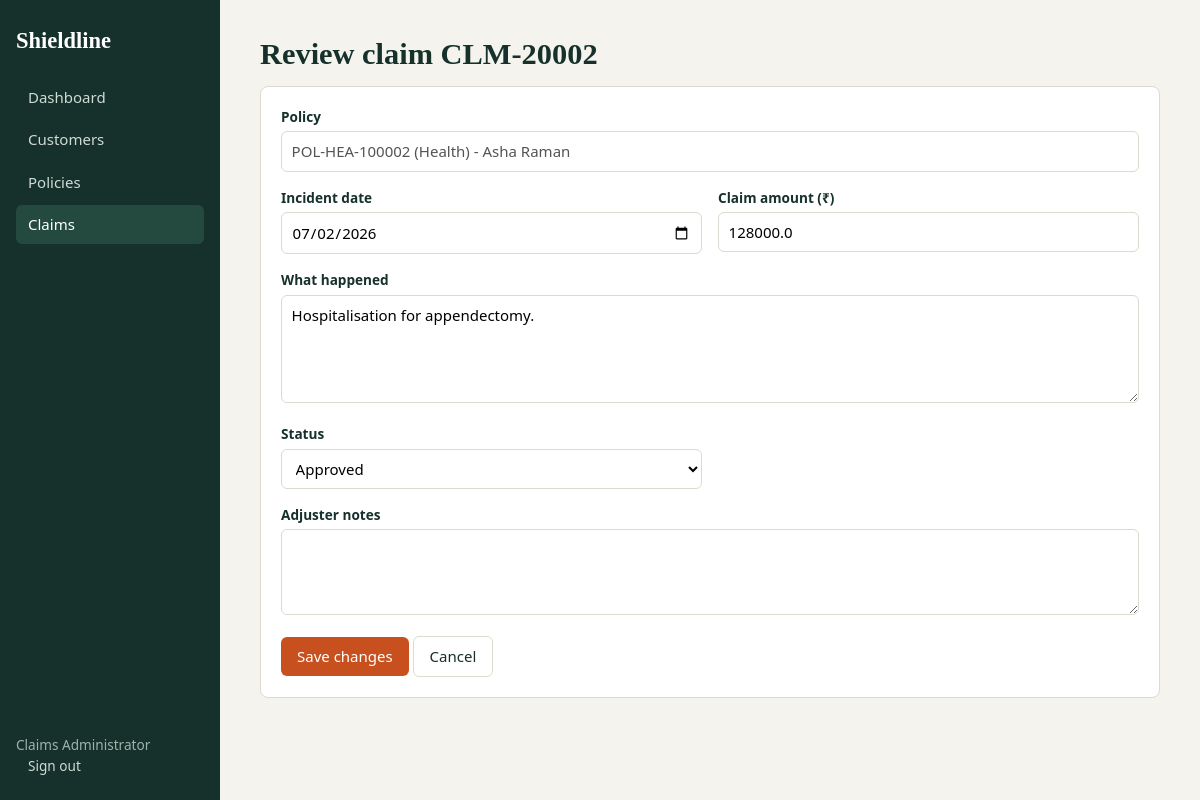
Screenshot of /claims/2/edit (signed in) with the database file from the repository.
### tables this page shows
CREATE TABLE claims(id INTEGER PRIMARY KEY, claim_no TEXT UNIQUE, policy_id INTEGER NOT NULL REFERENCES policies(id),
  incident_date TEXT, description TEXT, amount REAL, status TEXT DEFAULT 'Submitted', adjuster_notes TEXT, filed_on TEXT);

CREATE TABLE policies(id INTEGER PRIMARY KEY, policy_no TEXT UNIQUE, customer_id INTEGER NOT NULL REFERENCES customers(id),
  line TEXT, coverage REAL, premium REAL, start_date TEXT, end_date TEXT, status TEXT DEFAULT 'Active', notes TEXT);

CREATE TABLE customers(id INTEGER PRIMARY KEY, name TEXT NOT NULL, email TEXT, phone TEXT, dob TEXT, address TEXT, city TEXT);

### app.py (the view)
@app.route("/claims/<int:cid>/edit", methods=["GET", "POST"])
@login_required
def claim_edit(cid):
    c = q("""SELECT c.*, p.policy_no, p.line, cu.name FROM claims c JOIN policies p ON p.id=c.policy_id
             JOIN customers cu ON cu.id=p.customer_id WHERE c.id=?""", (cid,), one=True)
    return claim_form(c) if c else ("", 404)

### app.py (called while the page is built, shortened)
def db():
    if "db" not in g:
        g.db = sqlite3.connect(DB)
        g.db.row_factory = sqlite3.Row
        g.db.execute("PRAGMA foreign_keys=ON")
    return g.db

def q(sql, args=(), one=False):
    cur = db().execute(sql, args)
    rows = cur.fetchall()
    db().commit()
    return (rows[0] if rows else None) if one else rows

def login_required(f):
    @wraps(f)
    def w(*a, **k):
        if "user" not in session:
            return redirect(url_for("login", next=request.path))
        return f(*a, **k)
    return w

@app.context_processor
def ctx():
    return dict(LINES=LINES, POLICY_STATUS=POLICY_STATUS, CLAIM_STATUS=CLAIM_STATUS)

def claim_form(c=None):
    pols = q("""SELECT p.id, p.policy_no, p.line, p.coverage, cu.name FROM policies p JOIN customers cu ON cu.id=p.customer_id
                WHERE p.status='Active' ORDER BY cu.name""")
    return render_template("claim_form.html", c=c or request.form or {"policy_id": request.args.get("policy_id", type=int)},
                           pols=pols, editing=bool(c))

### templates/claim_form.html
{% extends "base.html" %}{% block title %}Claim{% endblock %}{% block body %}
<h1>{{ 'Review claim ' ~ c.claim_no if editing else 'File a claim' }}</h1>
<form method="post" class="card f">
<div class="full"><label>Policy</label>{% if editing %}<input value="{{ c.policy_no }} ({{ c.line }}) - {{ c.name }}" disabled>{% else %}<select name="policy_id" required><option value="">Choose an active policy</option>
{% for p in pols %}<option value="{{ p.id }}" {{ 'selected' if p.id|string==(c.policy_id|string) }}>{{ p.policy_no }} - {{ p.name }} ({{ p.line }}, cover {{ p.coverage|money }})</option>{% endfor %}</select>{% endif %}</div>
<div><label>Incident date</label><input type="date" name="incident_date" value="{{ c.incident_date }}" required></div>
<div><label>Claim amount (₹)</label><input type="number" min="1" name="amount" value="{{ c.amount }}" required></div>
<div class="full"><label>What happened</label><textarea name="description" rows="4" required>{{ c.description or '' }}</textarea></div>
{% if editing %}<div><label>Status</label><select name="status">{% for s in CLAIM_STATUS %}<option {{ 'selected' if s==c.status }}>{{ s }}</option>{% endfor %}</select></div>
<div class="full"><label>Adjuster notes</label><textarea name="adjuster_notes" rows="3">{{ c.adjuster_notes or '' }}</textarea></div>{% endif %}
<div class="full"><button class="btn">{{ 'Save changes' if editing else 'Submit claim' }}</button> <a class="btn alt" href="{{ url_for('claims') }}">Cancel</a></div></form>{% endblock %}

### static/style.css (style rules this page uses)
:root { --ink:#16302b;--paper:#f4f3ee;--card:#fff;--line:#dcdacf;--accent:#c8501e;--muted:#667570;--ok:#1d7a4d;--bad:#b3261e }
* { box-sizing:border-box }
body { margin:0;font:15px/1.5 "Segoe UI",system-ui,sans-serif;color:var(--ink);background:var(--paper) }
h1,h2,h3 { font-family:Georgia,"Times New Roman",serif;margin:0 0 .5rem }
h1 { font-size:1.9rem }
a { color:var(--accent) }
.card { background:var(--card);border:1px solid var(--line);border-radius:8px;padding:1.25rem;margin-bottom:1.25rem }
.btn { display:inline-block;background:var(--accent);color:#fff;border:0;padding:.5rem 1rem;border-radius:6px;cursor:pointer;text-decoration:none;font:inherit }
.btn.alt { background:transparent;color:var(--ink);border:1px solid var(--line) }
form.f { display:grid;grid-template-columns:1fr 1fr;gap:1rem }
form.f .full { grid-column:1/-1 }
label { display:block;font-weight:600;font-size:.85rem;margin-bottom:.25rem }
input,select,textarea { width:100%;padding:.5rem .6rem;border:1px solid var(--line);border-radius:6px;font:inherit;background:#fff }

### rows the page displays
claims: claim_no "Review claim CLM-20002", incident_date "07/02/2026", amount "128000.0", description "Hospitalisation for appendectomy."
policies: policy_no "POL-HEA-100002 (Health) - Asha Raman"

### other values shown
{{ session.user }} "Claims Administrator"
{{ 'Save changes' if editing else 'Submit claim' }} "Save changes"
form field status "Approved"
